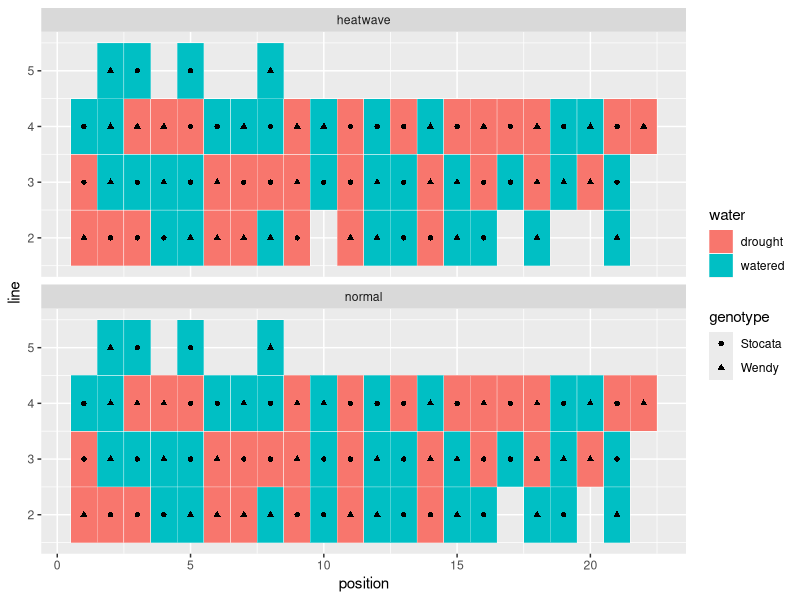
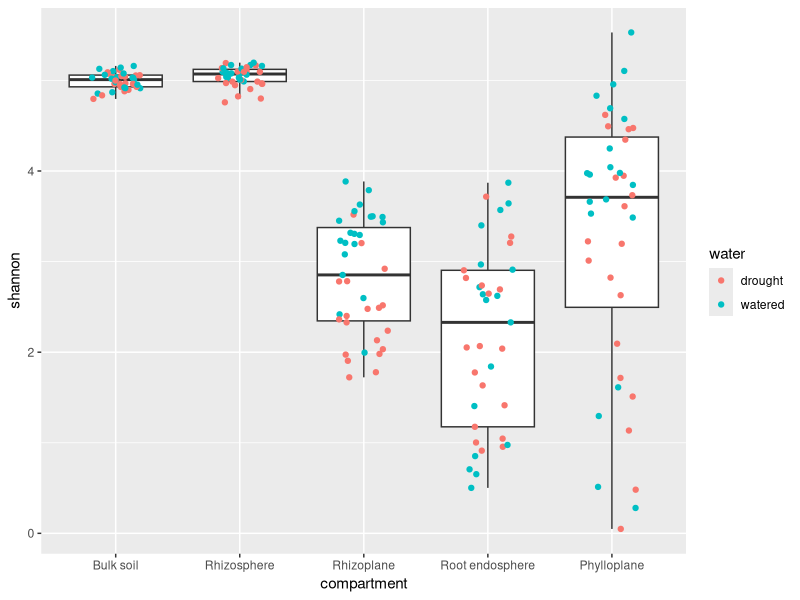
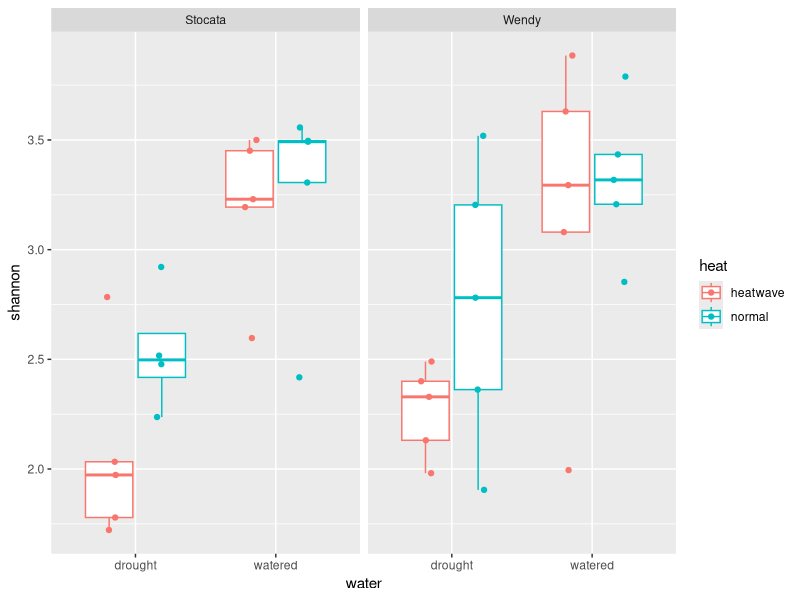
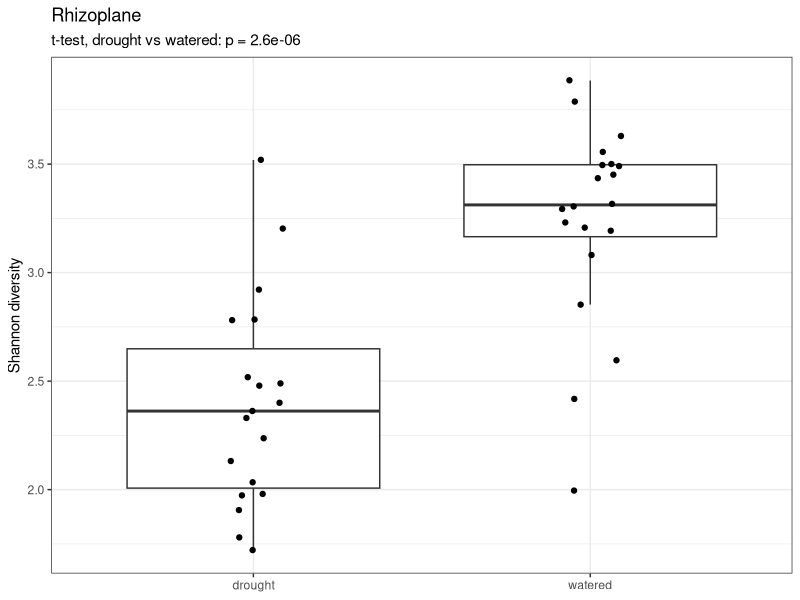

R code for these plots, in order:
## ---- chunk 1
#| label: setup
#| include: false
library(tidyverse)
plants <- read_csv("data/04/soybean_plants.csv", show_col_types = FALSE)
alpha <- read_csv("data/04/soybean_alpha_diversity.csv", show_col_types = FALSE) %>%
  mutate(compartment = factor(compartment, levels = c("Bulk soil", "Rhizosphere",
                                                      "Rhizoplane", "Root endosphere",
                                                      "Phylloplane")))
## ---- chunk 2
#| label: fig-b2
#| echo: false
#| fig-width: 8
#| fig-height: 5
#| fig-cap: "Checkpoint B2: the map of the experiment, one tile per rhizotube."
ggplot(plants, aes(x = position, y = line)) +
  geom_tile(aes(fill = water), colour = "white") +
  geom_point(aes(shape = genotype)) +
  facet_wrap(~ heat, ncol = 1)
## ---- chunk 3
#| label: fig-c2
#| echo: false
#| fig-width: 8
#| fig-height: 4
#| fig-cap: "Checkpoint C2: Shannon diversity per compartment, one point per sample."
ggplot(alpha, aes(x = compartment, y = shannon)) +
  geom_boxplot(outlier.shape = NA) +
  geom_jitter(aes(colour = water), width = 0.2)
## ---- chunk 4
#| label: fig-c4
#| echo: false
#| fig-width: 8
#| fig-height: 4
#| fig-cap: "Checkpoint C4: rhizoplane Shannon diversity by water, heat and cultivar."
rhizoplane <- alpha %>% filter(compartment == "Rhizoplane")
ggplot(rhizoplane, aes(x = water, y = shannon, colour = heat)) +
  geom_boxplot(outlier.shape = NA) +
  geom_point(position = position_jitterdodge(jitter.width = 0.1)) +
  facet_wrap(~ genotype)
## ---- chunk 5
#| label: fig-d5
#| echo: false
#| fig-width: 5
#| fig-height: 4
#| fig-cap: "Checkpoint D5: the t-test p-value written on the plot."
p_water <- t.test(shannon ~ water, data = rhizoplane, var.equal = TRUE)$p.value
ggplot(rhizoplane, aes(x = water, y = shannon)) +
  geom_boxplot(outlier.shape = NA) +
  geom_jitter(width = 0.1) +
  labs(title = "Rhizoplane",
       subtitle = paste("t-test, drought vs watered: p =", signif(p_water, 2)),
       x = NULL, y = "Shannon diversity") +
  theme_bw()
